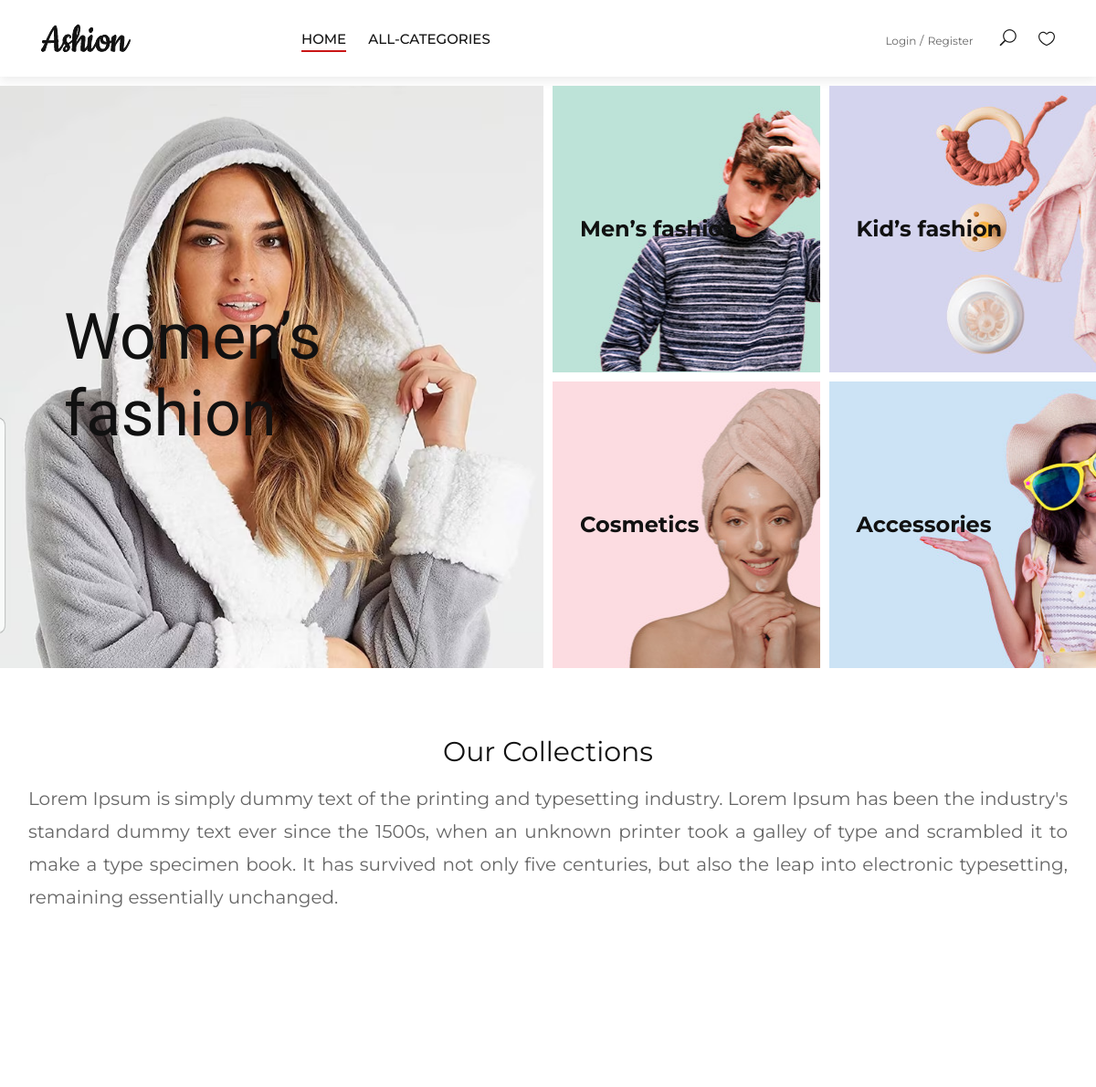
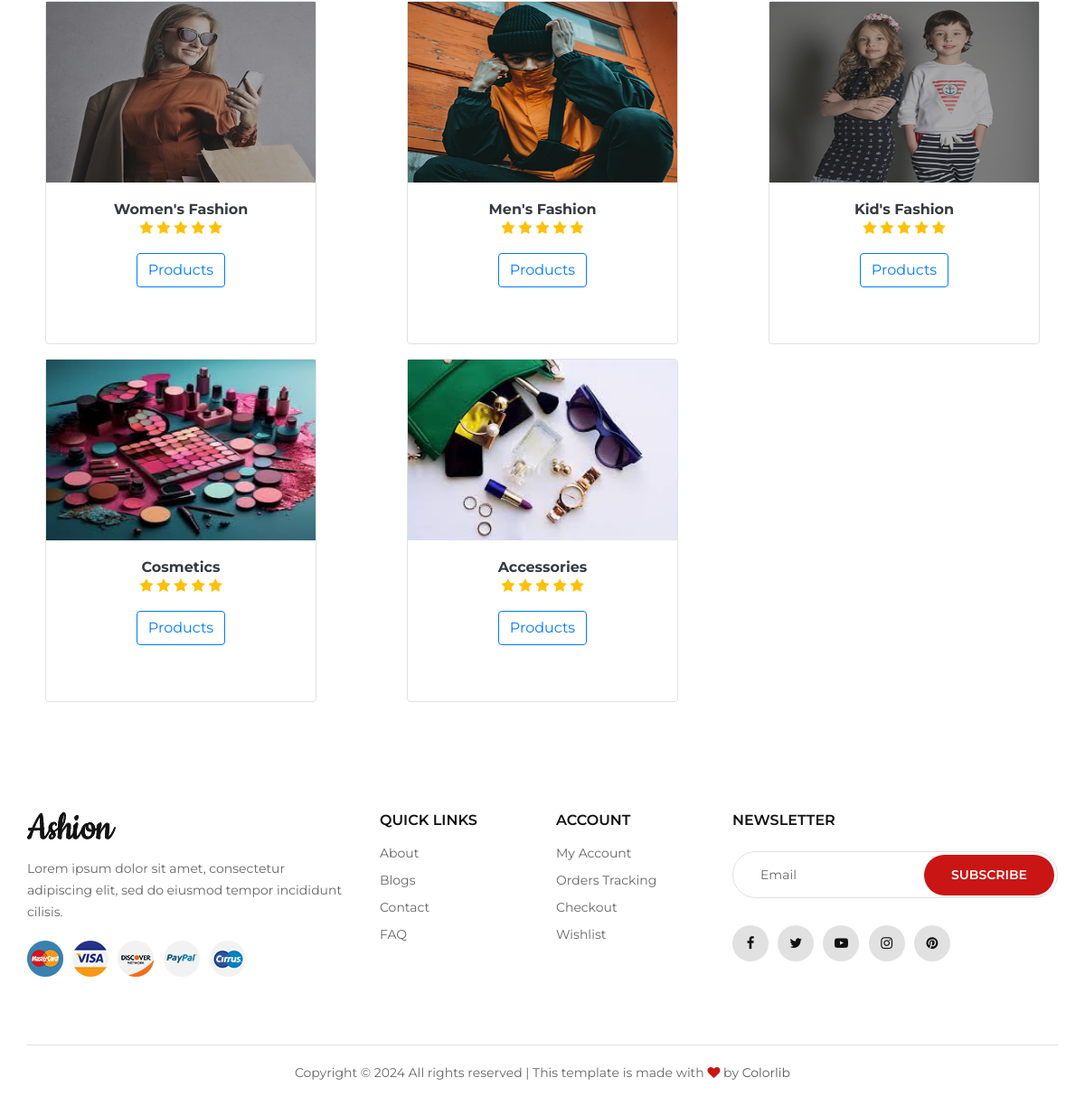
The page / on the database its author committed (2 pictures, top to bottom).
### shop/models.py (models this page shows, shortened)
class Categories(models.Model):
    image=models.ImageField(upload_to="images")
    name=models.CharField(max_length=30)
    description=models.TextField()

### shop/views.py (the view)
# urls.py: path('',views.categories,name="categories"),
def categories(request):
    c=Categories.objects.all()
    context={'cat':c}
    return render(request,'categories.html',context)

### cart/context_processors.py (called while the page is built)
def count_items(request):
    u=request.user
    count=0
    try:
        if request.user.is_authenticated:
            c=Cart.objects.filter(user=u)
            count=0
            for i in c:
              count+=i.quantity
    except:
        count=0
    return {'c':count}

### shop/context_processors.py (called while the page is built)
def menu_links(request):
    c=Categories.objects.all()
    return {'links':c}  #we can use this data globally across all webpages inside our app

### templates/categories.html (shortened to what this page needs)
<!DOCTYPE html>
{% extends 'base.html' %}
{% load static %}
{% block content %}
<section class="categories">
        <div class="container-fluid">
            <div class="row">
                <div class="col-lg-6 p-0">
                    <div class="categories__item categories__large__item set-bg"
                    data-setbg="{% static 'img/categories/category-6.jpg' %}">
                    <div class="categories__text">
                        <h1>Women’s fashion</h1>
                    </div>
                </div>
            </div>
            <div class="col-lg-6">
                <div class="row">
                    <div class="col-lg-6 col-md-6 col-sm-6 p-0">
                        <div class="categories__item set-bg" data-setbg="{% static 'img/categories/category-2.jpg' %}">
                            <div class="categories__text">
                                <h4>Men’s fashion</h4>
                            </div>
                        </div>
                    </div>
                    <div class="col-lg-6 col-md-6 col-sm-6 p-0">
                        <div class="categories__item set-bg" data-setbg="{% static 'img/categories/category-3.jpg' %}">
                            <div class="categories__text">
                                <h4>Kid’s fashion</h4>
                            </div>
                        </div>
                    </div>
                    <div class="col-lg-6 col-md-6 col-sm-6 p-0">
                        <div class="categories__item set-bg" data-setbg="{% static 'img/categories/category-4.jpg' %}">
                            <div class="categories__text">
                                <h4>Cosmetics</h4>
                            </div>
                        </div>
                    </div>
                    <div class="col-lg-6 col-md-6 col-sm-6 p-0">
                        <div class="categories__item set-bg" data-setbg="{% static 'img/categories/category-5.jpg' %}">
                            <div class="categories__text">
                                <h4>Accessories</h4>
                            </div>
                        </div>
                    </div>
                </div>
            </div>
        </div>
    </div>
</section>
<div class="container mt-5 p-3" style="margin-bottom:100px;">
    <h3 class="text-center">Our Collections</h3>
    <p style="text-align:justify; line-height:1.8;font-size:20px;">Lorem Ipsum is simply dummy text of the printing and typesetting industry. Lorem Ipsum has been the industry's standard dummy text ever since the 1500s, when an unknown printer took a galley of type and scrambled it to make a type specimen book. It has survived not only five centuries, but also the leap into electronic typesetting, remaining essentially unchanged. </p>
</div>
<section class="product spad">
    <div class="container">
        <div class="row">
        <div class="row property__gallery">
            {% for i in cat %}
            <div class="col-sm-4 mb-3 ">
    <div class="card mx-auto border border-3 border-Light " style="width:300px; height:380px;">
    <img src="{{i.image.url}}" height="200px" width="300px" class="card-ing-top" alt="">
    <div class="card-body text-center">
    <h6><a class="text-dark" href="#"><strong>{{i.name}}</strong></a></h6>
    <div class="rating text-warning fs-2">
                            <i class="fa fa-star"></i>
                            <i class="fa fa-star"></i>
                            <i class="fa fa-star"></i>
                            <i class="fa fa-star"></i>
                            <i class="fa fa-star"></i>
                        </div>
     <a href="{% url 'shop:products' i.id %}" class="btn btn-outline-primary">Products</a>
    </div>
    </div>
            </div>
            {% endfor %}
        </div>
    </div>
</section>
{% endblock %}

### static/css/style.css (style rules this page uses)
html, body { height: 100%; font-family: "Montserrat", sans-serif; -webkit-font-smoothing: antialiased; }
h1, h2, h3, h4, h5, h6 { margin: 0; color: #111111; font-weight: 400; font-family: "Montserrat", sans-serif; }
h1 { font-size: 70px; }
h3 { font-size: 30px; }
h4 { font-size: 24px; }
h6 { font-size: 16px; }
p { font-size: 14px; font-family: "Montserrat", sans-serif; color: #666666; font-weight: 400; line-height: 24px; margin: 0 0 15px 0; }
img { max-width: 100%; }
.set-bg { background-repeat: no-repeat; background-size: cover; background-position: top center; }
.spad { padding-top: 100px; padding-bottom: 100px; }
.categories { overflow: hidden; margin-top: 10px; }
.categories .container-fluid { padding-right: 5px; }
.categories__item { height: 314px; display: -webkit-box; display: -ms-flexbox; display: flex; -webkit-box-align: center; -ms-flex-align: center; align-items: center; padding-left: 30px; margin-bottom: 10px; margin-right: 10px; }
.categories__item.categories__large__item { height: 638px; padding-left: 70px; }
.categories__item.categories__large__item .categories__text { max-width: 480px; }
.categories__text h1 { font-family: "Cookie", cursive; color: #111111; margin-bottom: 5px; }
.categories__text h4 { color: #111111; font-weight: 700; }
.product { padding-top: 60px; padding-bottom: 50px; }
@media only screen and (min-width: 1200px) { .container { max-width: 1170px; } }

### rows shown on the page
Categories: image (picture), name "Women's Fashion"
Categories: image (picture), name "Men's Fashion"
Categories: image (picture), name "Kid's Fashion"
Categories: image (picture), name "Cosmetics"
Categories: image (picture), name "Accessories"
